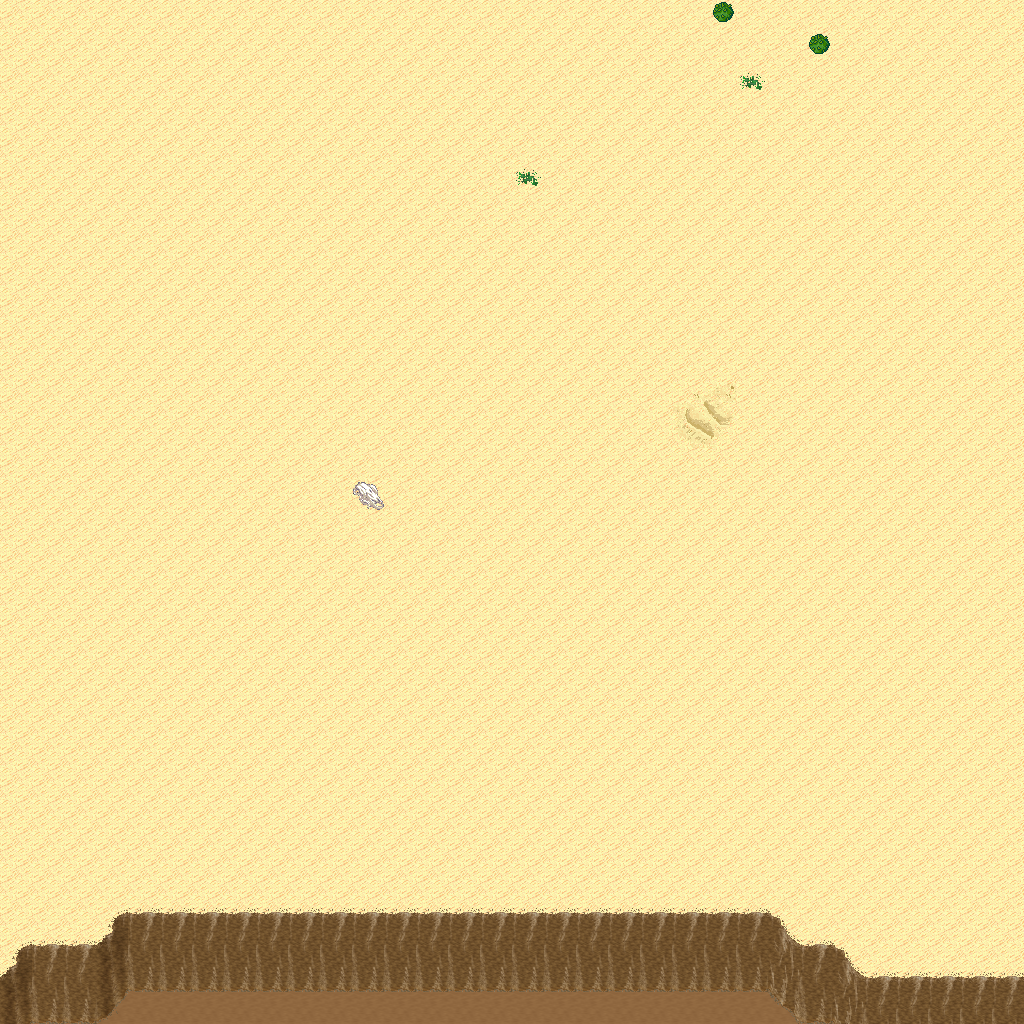

Rendered tile map (Tiled .tmx) drawn with the repository's tilesets; below, a short description and the map source with its tile grids summarised:
An orthogonal 32x32 tile map with 32x32 px tiles, 5 tile layers (Ground, Objects, Objects2, Above, ...), 1 hidden layer not drawn, 8 tilesets.

<map version="1.10" tiledversion="1.11.0" orientation="orthogonal" renderorder="right-down" width="32" height="32" tilewidth="32" tileheight="32" infinite="0" nextlayerid="11" nextobjectid="1">
 <tileset firstgid="1" name="logic_collision" tilewidth="32" tileheight="32" tilecount="1" columns="1">
  <image source="../drawable/logic_collision.png" width="32" height="32" />
 </tileset>
 <tileset firstgid="2" name="ground_ground" tilewidth="32" tileheight="32" tilecount="33" columns="3">
  <image source="../drawable/ground_ground.png" width="96" height="352" />
 </tileset>
 <tileset firstgid="35" name="ground_ridge_earth_pale" tilewidth="32" tileheight="32" tilecount="96" columns="12">
  <image source="../drawable/ground_ridge_earth_pale.png" width="384" height="256" />
 </tileset>
 <tileset firstgid="131" name="ground_ridge_earth_dark" tilewidth="32" tileheight="32" tilecount="96" columns="12">
  <image source="../drawable/ground_ridge_earth_dark.png" width="384" height="256" />
 </tileset>
 <tileset firstgid="227" name="terrain_desert" tilewidth="32" tileheight="32" tilecount="88" columns="8">
  <image source="../drawable/terrain_desert.png" width="256" height="352" />
 </tileset>
 <tileset firstgid="315" name="plant_tree_tree_darkgreen" tilewidth="32" tileheight="32" tilecount="88" columns="8">
  <image source="../drawable/plant_tree_tree_darkgreen.png" width="256" height="352" />
 </tileset>
 <tileset firstgid="403" name="plant_cactus_2" tilewidth="32" tileheight="32" tilecount="10" columns="5">
  <image source="../drawable/plant_cactus_2.png" width="160" height="64" />
 </tileset>
 <tileset firstgid="413" name="ground_sand_2" tilewidth="32" tileheight="32" tilecount="15" columns="5">
  <image source="../drawable/ground_sand_2.png" width="160" height="96" />
 </tileset>
 <layer id="1" name="Ground" width="32" height="32">
  <data>[1024 cells, 1024 non-empty, 8 distinct tile ids]</data>
 </layer>
 <layer id="2" name="Objects" width="32" height="32">
  <data>[1024 cells, 95 non-empty, 12 distinct tile ids]</data>
 </layer>
 <layer id="3" name="Objects2" width="32" height="32">
  <data>[1024 cells, 0 non-empty, 0 distinct tile ids]</data>
 </layer>
 <layer id="4" name="Above" width="32" height="32">
  <data>[1024 cells, 0 non-empty, 0 distinct tile ids]</data>
 </layer>
 <layer id="5" name="Above2" width="32" height="32">
  <data>[1024 cells, 0 non-empty, 0 distinct tile ids]</data>
 </layer>
 <layer id="6" name="Walkable" width="32" height="32" visible="0">
  <data>[1024 cells, 62 non-empty, 1 distinct tile ids]</data>
 </layer>
 <objectgroup id="7" name="Mapevents" />
 <objectgroup id="8" name="Spawn" />
 <objectgroup id="9" name="Keys" />
 <objectgroup id="10" name="Replace" />
</map>
